Frame 1 (no input): blank canvas, image omitted
Frame 60 (no input): blank canvas, image omitted
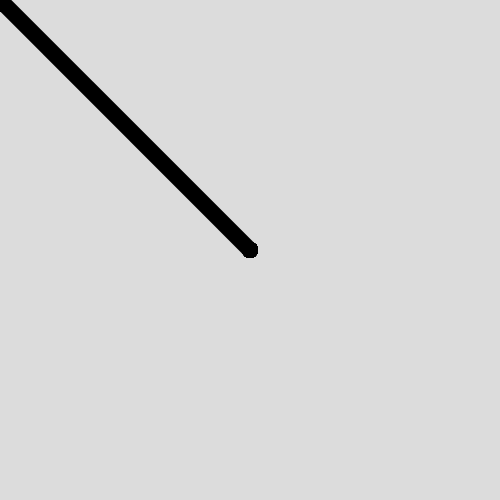
Frame 120 (the mouse pressed at the canvas centre since frame 60)

The p5.js sketch whose frames 1 and 60 were blank and that drew this single picture after the mouse press (run headless with seeded random() and noise() and a simulated clock; from frame 60 on, the mouse is pressed at the canvas centre):

// p5.js sketch
// ── sketch.js
let clearButton;
let div1;
let div2;

function setup() {
  createCanvas(500, 500);
  clearButton = createButton("CLEAR");
  clearButton.mousePressed(clearCanvas);
  
  background(220);
  div1 = createDiv("div1");
  div2 = createDiv("div2");
}

function clearCanvas(){
  background(220);
}
function draw() {
  if(mouseIsPressed){
    strokeWeight(16)
   line(pmouseX, pmouseY, mouseX, mouseY); 
  }
}
